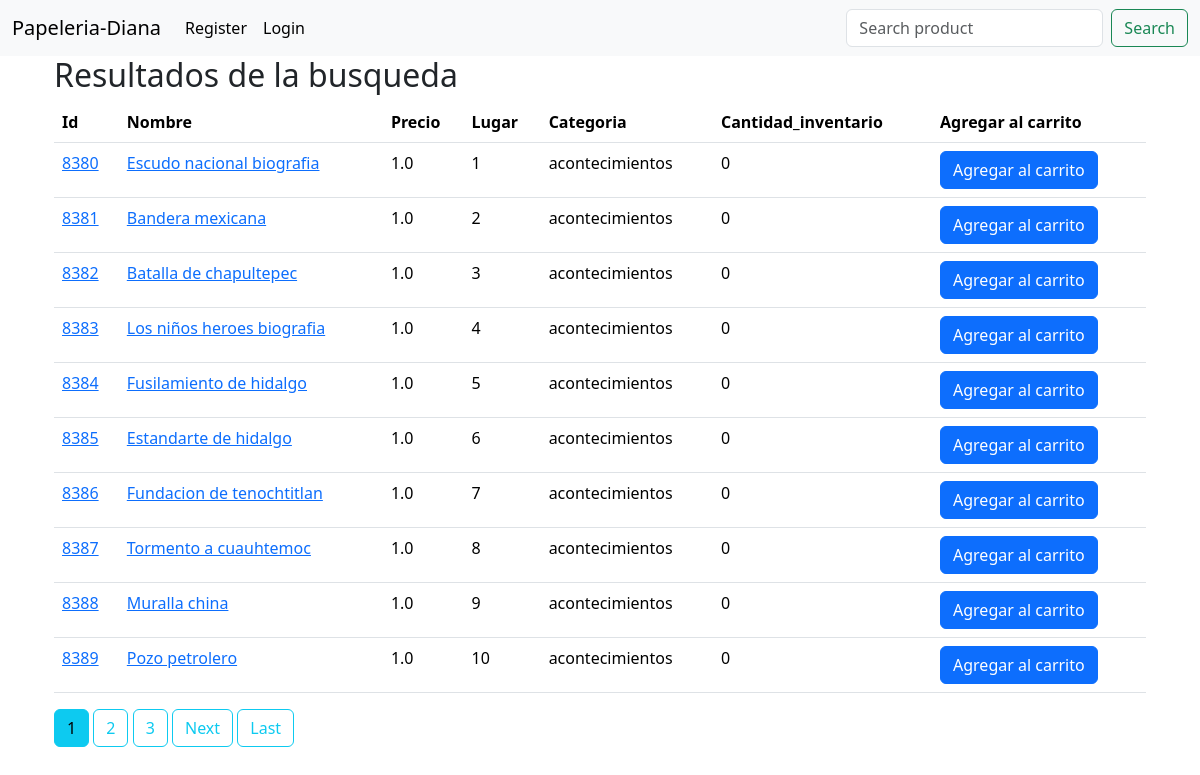
The page / on the database its author committed.
### pape/models.py (models this page shows, shortened)
class Item(models.Model):
    nombre = models.CharField(max_length=100)
    precio = models.FloatField()
    lugar = models.CharField(max_length=10, blank=True)
    categoria = models.CharField(choices=CATEGORIAS_SELECCIONADAS, max_length=20, default="escolar", blank="")
    cantidad_inventario = models.IntegerField()
    fecha_creacion = models.DateTimeField(auto_now_add=True)
    author = models.ForeignKey(User, on_delete=models.CASCADE) #Este campo ligas las tablas Record y User.
    def get_add_to_cart_url(self):
        return reverse('add-to-cart', kwargs={'pk':self.pk})

### pape/views.py (the view)
# urls.py: path('', ProductListView.as_view(), name='pape-home'),
class ProductListView(ListView):
	model = Item
	template_name = 'pape/home.html'
	context_object_name = 'items'
	paginate_by = 10

### pape/templates/pape/home.html (shortened to what this page needs)
{% extends 'pape/base.html' %}
{% block content %}
<div class="table-responsive text-nowrap">
    <h2>Resultados de la busqueda</h2>
    <table class="table">
        <thead>
        <tr>
            <th scope="col">Id</th>
            <th scope="col">Nombre</th>
            <th scope="col">Precio</th>
            <th scope="col">Lugar</th>
            <th scope="col">Categoria</th>
            <th scope="col">Cantidad_inventario</th>
            <th scope="col">Agregar al carrito</th>
        </tr>
        </thead>
        <tbody>
            {% for item in items %}
            <tr>
                <td><a href="{% url 'pape-detail' item.id %}">{{ item.id }}</a></td>
                <td><a href="{% url 'item-detail' item.id %}">{{ item.nombre }}</a></td>
                <td>{{ item.precio }}</td>
                <td>{{ item.lugar }}</td>
                <td>{{ item.categoria }}</td>
                <td>{{ item.cantidad_inventario }}</td>
                <td><a href="{{ item.get_add_to_cart_url }}" class="btn btn-primary btn-md">Agregar al carrito</a></td>
            </tr>
            {% empty %}
            <tr>
                <td colspan="5"> No hay resultados de esta busqueda</td>
            </tr>
            {% endfor %}
        </tbody>
    </table>
    {% if is_paginated %}
      {% for num in page_obj.paginator.page_range %}
        {% if page_obj.number == num %}
          <a class="btn btn-info mb-4" href="?page={{ num }}">{{ num }}</a>
        {% elif num > page_obj.number|add:'-3' and num < page_obj.number|add:'3' %}
          <a class="btn btn-outline-info mb-4" href="?page={{ num }}">{{ num }}</a>
        {% endif %}
      {% endfor %}
      {% if page_obj.has_next %}
        <a class="btn btn-outline-info mb-4" href="?page={{ page_obj.next_page_number }}">Next</a>
        <a class="btn btn-outline-info mb-4" href="?page={{ page_obj.paginator.num_pages }}">Last</a>
      {% endif %}
    {% endif %}
</div>
{% endblock content %}

### pape/templates/pape/base.html (shortened to what this page needs)
{% load cart_template_tags %}
{% load static %}
<!DOCTYPE html>
<html lang="en">
<head>
    <link href="https://cdn.jsdelivr.net/npm/bootstrap@5.3.3/dist/css/bootstrap.min.css" rel="stylesheet">
</head>
<body>
    <nav class="navbar navbar-expand-lg bg-body-tertiary">
        <div class="container-fluid">
            <a class="navbar-brand" href="{% url 'pape-home' %}">Papeleria-Diana</a>
            <div class="collapse navbar-collapse" id="navbarSupportedContent">
                <ul class="navbar-nav me-auto mb-2 mb-lg-0">
                {%if user.is_authenticated %}
                    <li class="nav-item">
                        <a class="nav-link active" aria-current="page" href="{% url 'pape-create' %}">New Product</a>
                    </li>
                    <li class="nav-item">
                        <a class="nav-link active" aria-current="page" href="{% url 'logout' %}">Logout</a>
                    </li>
                    <li class="nav-item">
                        <a class="nav-link active" aria-current="page" href="{% url 'profile' %}">Profile</a>
                    </li>
                    <li class="nav-item">
                        <a href="{% url 'order-summary' %}" class="nav-link waves-effect">
                            <span class="badge rounded-pill bg-danger">
                                {{ request.user|cart_item_count }}
                            </span>
                             <svg xmlns="http://www.w3.org/2000/svg" width="16" height="16" fill="currentColor" class="bi bi-cart-fill" viewBox="0 0 16 16">
                                <path d="M0 1.5A.5.5 0 0 1 .5 1H2a.5.5 0 0 1 .485.379L2.89 3H14.5a.5.5 0 0 1 .491.592l-1.5 8A.5.5 0 0 1 13 12H4a.5.5 0 0 1-.491-.408L2.01 3.607 1.61 2H.5a.5.5 0 0 1-.5-.5M5 12a2 2 0 1 0 0 4 2 2 0 0 0 0-4m7 0a2 2 0 1 0 0 4 2 2 0 0 0 0-4m-7 1a1 1 0 1 1 0 2 1 1 0 0 1 0-2m7 0a1 1 0 1 1 0 2 1 1 0 0 1 0-2"/>
                            </svg>
                        <span class="clearfix d-none d-sm-inline-block"> Cart </span>
                        </a>
                    </li>
                    {%else%}
                    <li class="nav-item">
                        <a class="nav-link active" aria-current="page" href="{% url 'register' %}">Register</a>
                    </li>
                    <li class="nav-item">
                        <a class="nav-link active" aria-current="page" href="{% url 'login' %}">Login</a>
                    </li>
                    {%endif%}
                </ul>
                <form class="d-flex" role="search" method="GET" action="{% url 'search' %}">
                    <input class="form-control me-2" type="search" placeholder="Search product" aria-label="Search" name="search">
                    <button class="btn btn-outline-success" type="submit">Search</button>
                </form>
            </div>
        </div>
    </nav>
    <div class="container">
        <div class="container">
            {%block content%}
            {%endblock%}
        </div>
    </div>
</body>
</html>

### rows shown on the page
Item: id "8380", nombre "Escudo nacional biografia", precio "1.0", lugar "1", categoria "acontecimientos", cantidad_inventario "0"
Item: id "8381", nombre "Bandera mexicana", precio "1.0", lugar "2", categoria "acontecimientos", cantidad_inventario "0"
Item: id "8382", nombre "Batalla de chapultepec", precio "1.0", lugar "3", categoria "acontecimientos", cantidad_inventario "0"
Item: id "8383", nombre "Los niños heroes biografia", precio "1.0", lugar "4", categoria "acontecimientos", cantidad_inventario "0"
Item: id "8384", nombre "Fusilamiento de hidalgo", precio "1.0", lugar "5", categoria "acontecimientos", cantidad_inventario "0"
Item: id "8385", nombre "Estandarte de hidalgo", precio "1.0", lugar "6", categoria "acontecimientos", cantidad_inventario "0"
Item: id "8386", nombre "Fundacion de tenochtitlan", precio "1.0", lugar "7", categoria "acontecimientos", cantidad_inventario "0"
Item: id "8387", nombre "Tormento a cuauhtemoc", precio "1.0", lugar "8", categoria "acontecimientos", cantidad_inventario "0"
Item: id "8388", nombre "Muralla china", precio "1.0", lugar "9", categoria "acontecimientos", cantidad_inventario "0"
Item: id "8389", nombre "Pozo petrolero", precio "1.0", lugar "10", categoria "acontecimientos", cantidad_inventario "0"

### other values the page prints
{{ num }} "1"
{{ num }} "2" "3"
